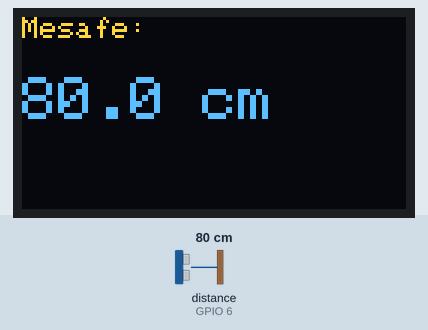
Recording of a sketch running on a simulated ESP32-S3. Shown: 128×64 one-colour display. Wiring (inferred from the names in the program): ultrasonic range finder: trigger GPIO 7; echo GPIO 6. The test bench sets the inputs (shaded band); at power-on: distance to the obstacle (sensor on GPIO 6) 80 cm. The echo pulse lasts 58.3 µs per cm; the OLED is the two-colour kind (top 16 rows yellow).

Above: at 1.2 s.
1.3 s: distance to the obstacle (sensor on GPIO 6) set to 2 cm
At 2.6 s:
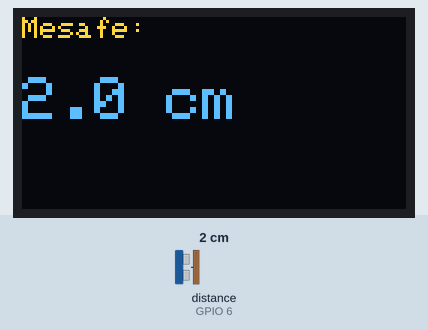
2.9 s: distance to the obstacle (sensor on GPIO 6) set to 4 cm
At 4.3 s:
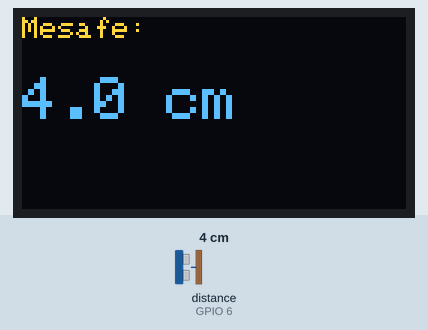
4.6 s: distance to the obstacle (sensor on GPIO 6) set to 9 cm
At 5.9 s:
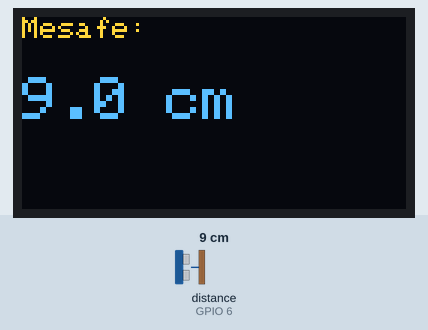
Timing chart, 0 to 7.6 s (numbered marks = the images above; inputs shaded):
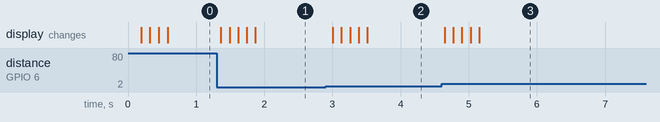

The sketch:

sketch_oct24a_copy_20261029144315.ino
```cpp
#include <Wire.h>
#include <Adafruit_GFX.h>
#include <Adafruit_SSD1306.h>

#define TRIG_PIN 7
#define ECHO_PIN 6
#define SDA_PIN 17
#define SCL_PIN 18

#define SCREEN_WIDTH 128
#define SCREEN_HEIGHT 64

Adafruit_SSD1306 display(SCREEN_WIDTH, SCREEN_HEIGHT, &Wire, -1);

// --- HAREKETLİ ORTALAMA FİLTRESİ İÇİN DEĞİŞKENLER ---
// 3.3V dalgalanmasını önlemek için son 5 ölçümün ortalamasını alacağız
#define ORTALAMA_SAYISI 5
float olcumler[ORTALAMA_SAYISI];
int okumaSirasi = 0;
float toplamMesafe = 0;

void setup() {
  Serial.begin(115200);

  pinMode(TRIG_PIN, OUTPUT);
  pinMode(ECHO_PIN, INPUT);

  Wire.begin(SDA_PIN, SCL_PIN);

  if(!display.begin(SSD1306_SWITCHCAPVCC, 0x3C)) {
    Serial.println("OLED baslatilamadi, baglantilari kontrol et.");
    while(true);
  }

  // Başlangıçta dizinin içinde çöp değer kalmasın diye içini sıfırlıyoruz
  for (int i = 0; i < ORTALAMA_SAYISI; i++) {
    olcumler[i] = 0;
  }

  display.clearDisplay();
  display.setTextColor(SSD1306_WHITE);
}

void loop() {
  // Sensörü tetikle
  digitalWrite(TRIG_PIN, LOW);
  delayMicroseconds(2);
  digitalWrite(TRIG_PIN, HIGH);
  delayMicroseconds(10);
  digitalWrite(TRIG_PIN, LOW);

  long sure = pulseIn(ECHO_PIN, HIGH, 30000);
  float anlikMesafe = sure * 0.0343 / 2.0;
  float gosterilecekMesafe = 0;

  // Sensör saçmalamadıysa veriyi filtreye sok
  if (sure != 0 && anlikMesafe > 0 && anlikMesafe <= 400) {

    // Dizideki en eski ölçümü toplamdan çıkar
    toplamMesafe = toplamMesafe - olcumler[okumaSirasi];

    // Yeni ölçümü diziye yaz
    olcumler[okumaSirasi] = anlikMesafe;

    // Yeni ölçümü toplama ekle
    toplamMesafe = toplamMesafe + olcumler[okumaSirasi];

    // Sırayı bir ilerlet, dizinin sonuna geldiyse başa (0'a) dön
    okumaSirasi = (okumaSirasi + 1) % ORTALAMA_SAYISI;

    // Nihai ortalamayı hesapla
    gosterilecekMesafe = toplamMesafe / ORTALAMA_SAYISI;
  }

  display.clearDisplay();
  display.setTextSize(1);
  display.setCursor(0, 0);
  display.println("Mesafe:");

  display.setTextSize(2);
  display.setCursor(0, 20);

  // Sensör tamamen boşa düştüyse veya çok yakınsa hala "Yok" yazsın
  if (sure == 0 || anlikMesafe <= 0 || anlikMesafe > 400) {
    display.print("Yok");
  } else {
    // Ham veriyi değil, filtrelenmiş pürüzsüz ortalama değeri yazdır
    display.print(gosterilecekMesafe, 1);
    display.print(" cm");
  }

  display.display();

  // Ekranın çok hızlı titremesini engellemek için gecikme
  delay(100);
}
```

Measured:
- after the input at 1.3 s, the display: first changes after 0.06 s (image 1 shows a later state)
- after the input at 2.9 s, the display: first changes after 0.10 s (image 2 shows a later state)
- after the input at 4.6 s, the display: first changes after 0.05 s (image 3 shows a later state)
